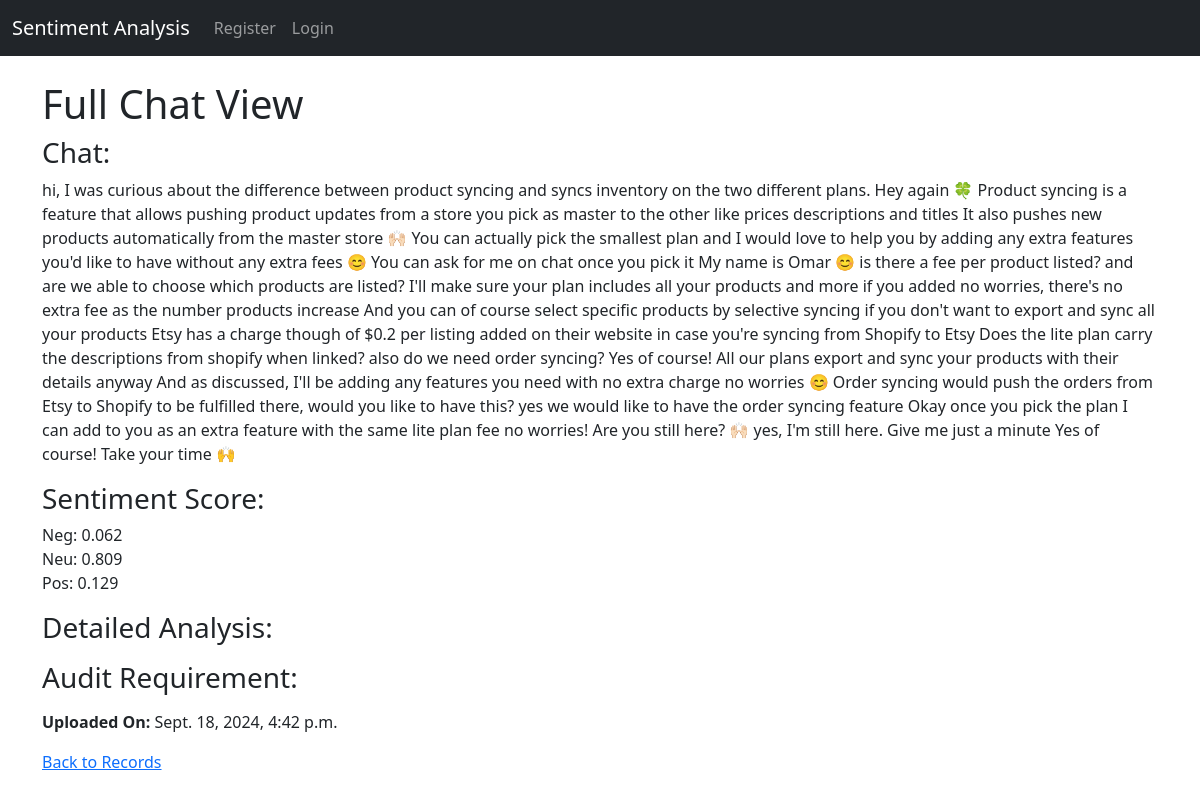
Screenshot of /view/7/ with the database file from the repository.
### analysis/models.py (models this page shows, shortened)
class Record(models.Model):
    chat_file = models.TextField()
    sentiment_score = models.JSONField(null=True, blank=True)
    created_at = models.DateTimeField(auto_now_add=True)  # Automatically set when created

### analysis/views.py (the view)
# urls.py: path('view/<int:record_id>/', views.view_chat, name='view_chat'),
def view_chat(request, record_id):
    record = get_object_or_404(Record, id=record_id)
    chat_full = record.chat_file
    sentiment_score = record.sentiment_score
    detailed_analysis = analyze_conversation_with_chatgpt(chat_full)
    audit_analysis = check_audit_requirement(chat_full, sentiment_score)
    context = {
        'chat_full': chat_full,
        'sentiment_score': sentiment_score,
        'detailed_analysis': detailed_analysis,
        'audit_analysis': audit_analysis,
        'created_at': record.created_at,
    }
    return render(request, 'view_chat.html', context)

### analysis/views.py (called while the page is built)
def analyze_conversation_with_chatgpt(conversation):
    response = openai.ChatCompletion.create(
        model="gpt-3.5-turbo",
        messages=[
            {"role": "system", "content": "You are a helpful assistant."},
            {"role": "user", "content": f"Analyze the following conversation and provide insights on context understanding, customer satisfaction, response quality, and tone:\n\n{conversation}"}
        ],
        max_tokens=500,
        temperature=0.5
    )
    return response.choices[0].message['content'].strip()

def check_audit_requirement(conversation, sentiment_score):
    if sentiment_score['pos'] < 0.5:
        audit_prompt = "YOU ARE A CS AUDITOR. THIS IS THE CHAT. CAN YOU PLEASE TELL ME IF WE NEED TO AUDIT THIS CHAT BECAUSE OF BAD BEHAVIOUR OR IF IT IS OKAY?"
    else:
        audit_prompt = "This chat does not require auditing based on sentiment analysis."
    full_prompt = f"""
    {audit_prompt}

    Chat content:
    {conversation}
    """
    response = openai.ChatCompletion.create(
        model="gpt-3.5-turbo",
        messages=[
            {"role": "system", "content": "You are a helpful assistant."},
            {"role": "user", "content": full_prompt}
        ],
        max_tokens=500,
        temperature=0.5
    )
    return response.choices[0].message['content'].strip()

### analysis/templates/view_chat.html (shortened to what this page needs)
{% extends 'base.html' %}
{% block content %}
<h1>Full Chat View</h1>
<h3>Chat:</h3>
<p>{{ chat_full }}</p>
<h3>Sentiment Score:</h3>
<p>Neg: {{ sentiment_score.neg }}<br/>
Neu: {{ sentiment_score.neu }}<br/>
Pos: {{ sentiment_score.pos }}</p>
<h3>Detailed Analysis:</h3>
<h3>Audit Requirement:</h3>
<p><strong>Uploaded On:</strong> {{ created_at }}</p>
<a href="{% url 'home' %}">Back to Records</a>
{% endblock %}

### rows the page displays
Record: chat_file "hi, I was curious about the difference between product syncing and syncs inventory on the two different plans. Hey again 🍀 Product syncing is a feature that allows pushing product updates from a store you pick as master to the other like prices descriptions and titles It also pushes new products automatically from the master store 🙌🏻 You can actually pick the smallest plan and I would love to help you by adding any extra features you'd like to have without any extra fees 😊 You can ask for me on chat once you pick it My name is Omar 😊 is there a fee per product listed? and are we able to choose which products are listed? I'll make sure your plan includes all your products and more if you…", created_at "Sept. 18, 2024, 4:42 p.m."

### other values shown
{{ sentiment_score.neg }} "0.062"
{{ sentiment_score.neu }} "0.809"
{{ sentiment_score.pos }} "0.129"
